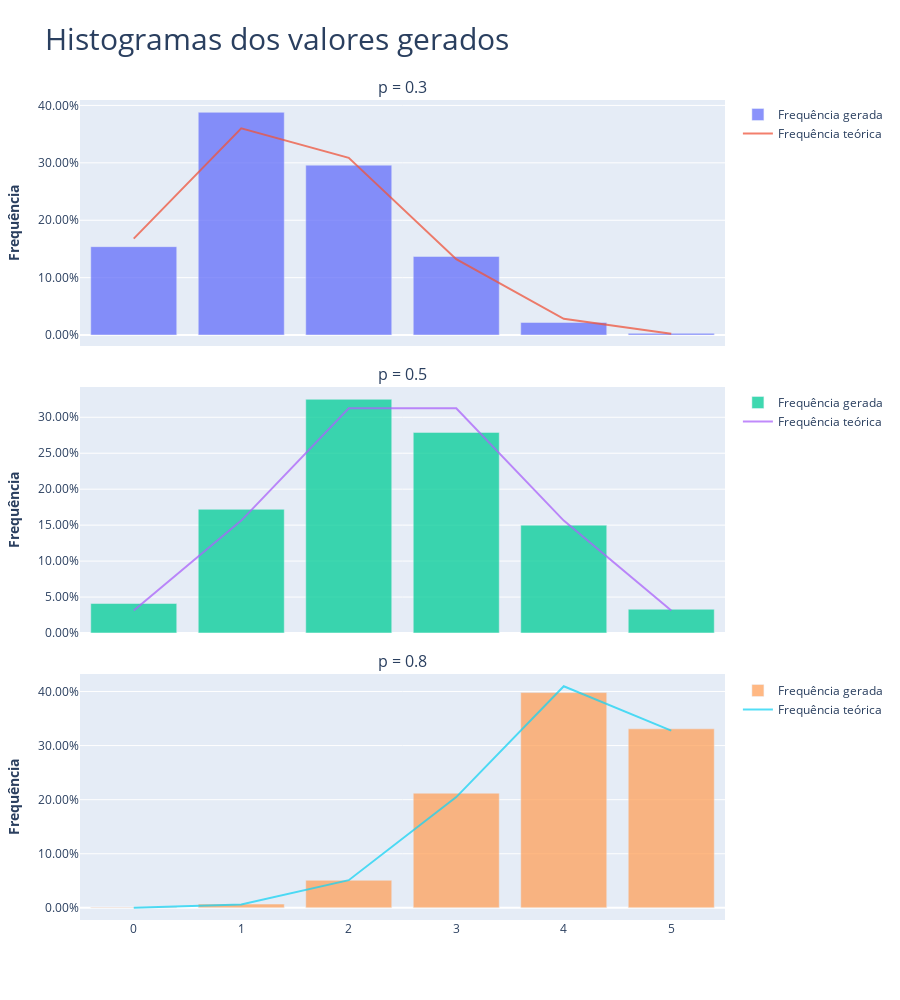

Source (notebook cell):
### Code cell
x = [0,1,2,3,4,5]
fig = make_subplots(rows=3, cols=1, shared_xaxes=True, 
                        subplot_titles=("p = 0.3","p = 0.5", "p = 0.8"), vertical_spacing=0.05)
fig.add_trace(go.Bar(y=x1_freq, x=x1_freq.index, name='Frequência gerada', legendgroup=1), row=1, col=1)
fig.add_trace(go.Scatter(x=x, y=x1_teorico.pmf(x), mode='lines', name='Frequência teórica', legendgroup=1), row=1, col=1)

fig.add_trace(go.Bar(y=x2_freq, x=x2_freq.index, name='Frequência gerada', legendgroup=2), row=2, col=1)
fig.add_trace(go.Scatter(x=x, y=x2_teorico.pmf(x), mode='lines', name='Frequência teórica', legendgroup=2), row=2, col=1)

fig.add_trace(go.Bar(y=x3_freq, x=x3_freq.index, name='Frequência gerada', legendgroup=3), row=3, col=1)
fig.add_trace(go.Scatter(x=x, y=x3_teorico.pmf(x), mode='lines', name='Frequência teórica', legendgroup=3), row=3, col=1)

fig.update_layout(barmode='group', height=1000, legend_tracegroupgap=250, title=dict(text='Histogramas dos valores gerados', font=dict(size=30)))
# Reduce opacity to see both histograms
fig.update_traces(opacity=0.75)
fig.update_yaxes(title_text="<b>Frequência</b>", tickformat=",.2%")
fig.show()

### Figure 1 — Plotly figure (JSON) as saved in the notebook; plotly's stock layout.template omitted (floating-point values rounded to 4 significant figures)
{"data": [{"legendgroup": "1", "name": "Frequência gerada", "opacity": 0.75, "type": "bar", "x": [1, 2, 0, 3, 4, 5], "xaxis": "x", "y": [0.388, 0.296, 0.154, 0.137, 0.022, 0.003], "yaxis": "y"}, {"legendgroup": "1", "mode": "lines", "name": "Frequência teórica", "opacity": 0.75, "type": "scatter", "x": [0, 1, 2, 3, 4, 5], "xaxis": "x", "y": [0.1681, 0.3601, 0.3087, 0.1323, 0.02835, 0.00243], "yaxis": "y"}, {"legendgroup": "2", "name": "Frequência gerada", "opacity": 0.75, "type": "bar", "x": [2, 3, 1, 4, 0, 5], "xaxis": "x2", "y": [0.325, 0.279, 0.172, 0.15, 0.041, 0.033], "yaxis": "y2"}, {"legendgroup": "2", "mode": "lines", "name": "Frequência teórica", "opacity": 0.75, "type": "scatter", "x": [0, 1, 2, 3, 4, 5], "xaxis": "x2", "y": [0.03125, 0.1562, 0.3125, 0.3125, 0.1562, 0.03125], "yaxis": "y2"}, {"legendgroup": "3", "name": "Frequência gerada", "opacity": 0.75, "type": "bar", "x": [4, 5, 3, 2, 1, 0], "xaxis": "x3", "y": [0.398, 0.331, 0.212, 0.051, 0.007, 0.001], "yaxis": "y3"}, {"legendgroup": "3", "mode": "lines", "name": "Frequência teórica", "opacity": 0.75, "type": "scatter", "x": [0, 1, 2, 3, 4, 5], "xaxis": "x3", "y": [0.00032, 0.0064, 0.0512, 0.2048, 0.4096, 0.3277], "yaxis": "y3"}], "layout": {"annotations": [{"font": {"size": 16}, "showarrow": false, "text": "p = 0.3", "x": 0.5, "xanchor": "center", "xref": "paper", "y": 1, "yanchor": "bottom", "yref": "paper"}, {"font": {"size": 16}, "showarrow": false, "text": "p = 0.5", "x": 0.5, "xanchor": "center", "xref": "paper", "y": 0.65, "yanchor": "bottom", "yref": "paper"}, {"font": {"size": 16}, "showarrow": false, "text": "p = 0.8", "x": 0.5, "xanchor": "center", "xref": "paper", "y": 0.3, "yanchor": "bottom", "yref": "paper"}], "barmode": "group", "height": 1000, "legend": {"tracegroupgap": 250}, "title": {"font": {"size": 30}, "text": "Histogramas dos valores gerados"}, "xaxis": {"anchor": "y", "domain": [0, 1], "matches": "x3", "showticklabels": false}, "xaxis2": {"anchor": "y2", "domain": [0, 1], "matches": "x3", "showticklabels": false}, "xaxis3": {"anchor": "y3", "domain": [0, 1]}, "yaxis": {"anchor": "x", "domain": [0.7, 1], "tickformat": ",.2%", "title": {"text": "<b>Frequência</b>"}}, "yaxis2": {"anchor": "x2", "domain": [0.35, 0.65], "tickformat": ",.2%", "title": {"text": "<b>Frequência</b>"}}, "yaxis3": {"anchor": "x3", "domain": [0, 0.3], "tickformat": ",.2%", "title": {"text": "<b>Frequência</b>"}}}}
